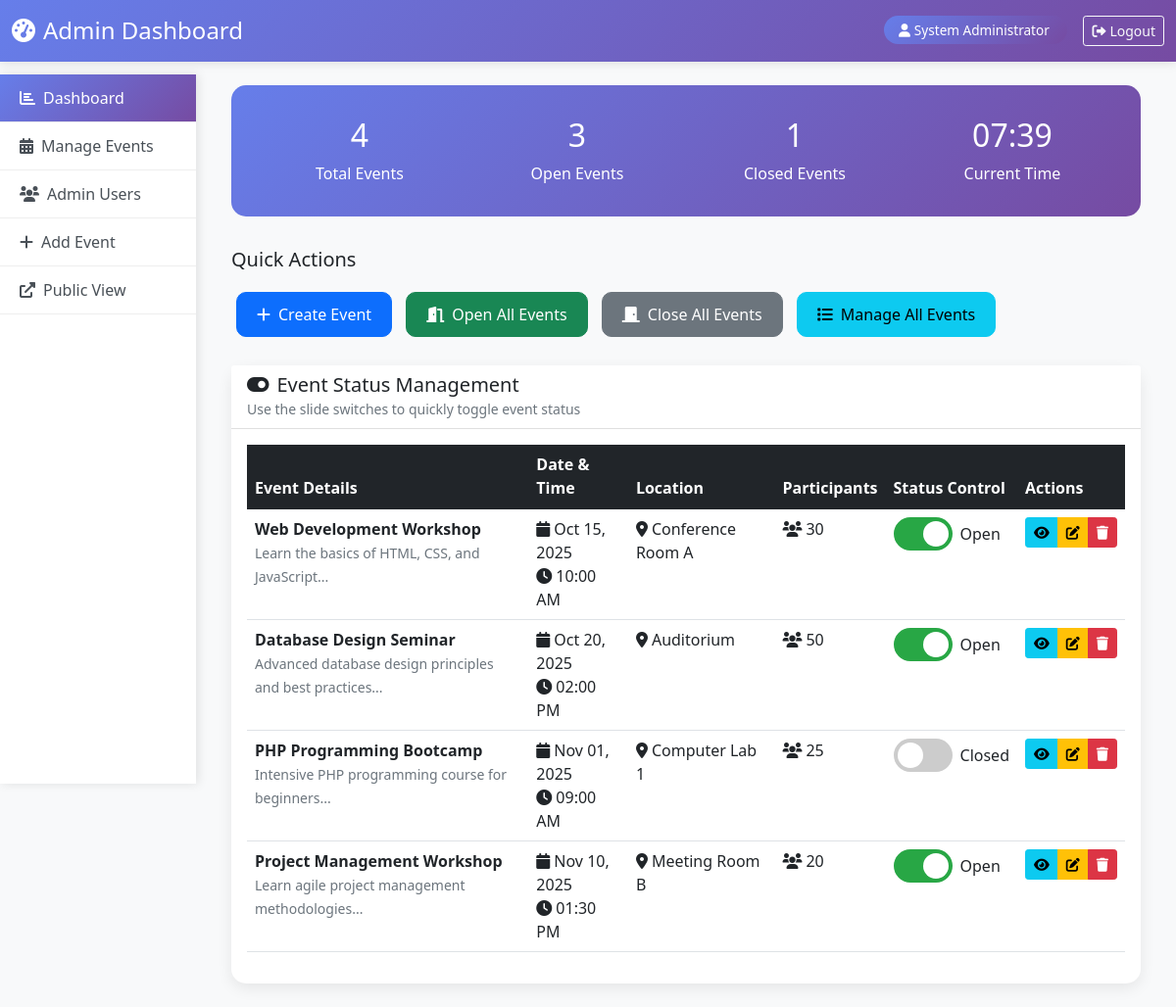
The app's page /admin-dashboard.php (signed in) with its own data.
### tables this page shows
CREATE TABLE IF NOT EXISTS events (
    id INT AUTO_INCREMENT PRIMARY KEY,
    title VARCHAR(255) NOT NULL,
    description TEXT,
    event_date DATE NOT NULL,
    event_time TIME NOT NULL,
    location VARCHAR(255) NOT NULL,
    status ENUM('open', 'closed') DEFAULT 'open',
    max_participants INT DEFAULT 0,
    created_at TIMESTAMP DEFAULT CURRENT_TIMESTAMP,
    updated_at TIMESTAMP DEFAULT CURRENT_TIMESTAMP ON UPDATE CURRENT_TIMESTAMP
);

### classes/Admin.php (called while the page is built, shortened)
<?php
require_once 'config/database.php';
class Admin {
    public function __construct() {
        $database = new Database();
    }
    public function isLoggedIn() {
        return isset($_SESSION['admin_id']) && isset($_SESSION['admin_username']);
    }
    public function getCurrentAdmin() {
        if ($this->isLoggedIn()) {
            return [
                'id' => $_SESSION['admin_id'],
                'username' => $_SESSION['admin_username'],
                'full_name' => $_SESSION['admin_name'],
                'email' => $_SESSION['admin_email']
            ];
        }
        return null;
    }
}
?>

### config/database.php (called while the page is built, shortened)
<?php
class Database {
    private $host = 'localhost';
    private $username = 'root';
    private $password = '';
    private $database = 'event_management';
    private $connection;
    private function connect() {
        try {
            $this->connection = new PDO(
                "mysql:host={$this->host};dbname={$this->database}",
                $this->username,
                $this->password,
                [
                    PDO::ATTR_ERRMODE => PDO::ERRMODE_EXCEPTION,
                    PDO::ATTR_DEFAULT_FETCH_MODE => PDO::FETCH_ASSOC
                ]
            );
        } catch (PDOException $e) {
            die("Connection failed: " . $e->getMessage());
        }
    }
    public function getConnection() {
        return $this->connection;
    }
}
?>

### classes/Event.php (called while the page is built, shortened)
<?php
require_once 'config/database.php';
class Event {
    private $db;
    private $table = 'events';
    public function __construct() {
        $database = new Database();
        $this->db = $database->getConnection();
    }
    public function readAll() {
        try {
            $sql = "SELECT * FROM {$this->table} ORDER BY event_date ASC, event_time ASC";
            $stmt = $this->db->prepare($sql);
            $stmt->execute();
            return $stmt->fetchAll();
        } catch (PDOException $e) {
            error_log("Error reading events: " . $e->getMessage());
            return [];
        }
    }
    public function getByStatus($status) {
        try {
            $sql = "SELECT * FROM {$this->table} WHERE status = :status ORDER BY event_date ASC, event_time ASC";
            $stmt = $this->db->prepare($sql);
            $stmt->bindParam(':status', $status);
            $stmt->execute();
            return $stmt->fetchAll();
        } catch (PDOException $e) {
            error_log("Error reading events by status: " . $e->getMessage());
            return [];
        }
    }
}
?>

### admin-dashboard.php (the view, shortened to what this page needs)
<?php
require_once 'classes/Admin.php';
require_once 'classes/Event.php';
$admin = new Admin();
$admin->requireAuth();
$event = new Event();
$events = $event->readAll();
$openEvents = $event->getByStatus('open');
$closedEvents = $event->getByStatus('closed');
$currentAdmin = $admin->getCurrentAdmin();
?>
<!DOCTYPE html>
<html lang="en">
<head>
    <link href="https://cdn.jsdelivr.net/npm/bootstrap@5.1.3/dist/css/bootstrap.min.css" rel="stylesheet">
    <link href="https://cdnjs.cloudflare.com/ajax/libs/font-awesome/6.0.0/css/all.min.css" rel="stylesheet">
</head>
<body>
    <div class="admin-header">
        <div class="container-fluid">
            <div class="row align-items-center">
                <div class="col-md-6">
                    <h4 class="mb-0">
                        <i class="fas fa-tachometer-alt me-2"></i>Admin Dashboard
                    </h4>
                </div>
                <div class="col-md-6 text-end">
                    <span class="admin-badge me-3">
                        <i class="fas fa-user me-1"></i><?php echo htmlspecialchars($currentAdmin['full_name']); ?>
                    </span>
                    <a href="logout.php" class="btn btn-outline-light btn-sm">
                        <i class="fas fa-sign-out-alt me-1"></i>Logout
                    </a>
                </div>
            </div>
        </div>
    </div>
    <div class="container-fluid">
        <div class="row">
            <div class="col-md-3 col-lg-2 px-0">
                <div class="admin-sidebar">
                    <a href="admin-dashboard.php" class="sidebar-item active">
                        <i class="fas fa-chart-bar me-2"></i>Dashboard
                    </a>
                    <a href="admin-events.php" class="sidebar-item">
                        <i class="fas fa-calendar-alt me-2"></i>Manage Events
                    </a>
                    <a href="admin-users.php" class="sidebar-item">
                        <i class="fas fa-users me-2"></i>Admin Users
                    </a>
                    <a href="create.php" class="sidebar-item">
                        <i class="fas fa-plus me-2"></i>Add Event
                    </a>
                    <a href="index.php" class="sidebar-item" target="_blank">
                        <i class="fas fa-external-link-alt me-2"></i>Public View
                    </a>
                </div>
            </div>
            <div class="col-md-9 col-lg-10">
                <div class="p-4">
                    <div class="admin-stats">
                        <div class="row text-center">
                            <div class="col-md-3">
                                <h2><?php echo count($events); ?></h2>
                                <p class="mb-0">Total Events</p>
                            </div>
                            <div class="col-md-3">
                                <h2><?php echo count($openEvents); ?></h2>
                                <p class="mb-0">Open Events</p>
                            </div>
                            <div class="col-md-3">
                                <h2><?php echo count($closedEvents); ?></h2>
                                <p class="mb-0">Closed Events</p>
                            </div>
                            <div class="col-md-3">
                                <h2><?php echo date('H:i'); ?></h2>
                                <p class="mb-0">Current Time</p>
                            </div>
                        </div>
                    </div>
                    <div class="row mb-4">
                        <div class="col-md-12">
                            <h5 class="mb-3">Quick Actions</h5>
                            <a href="create.php" class="btn btn-primary quick-action-btn">
                                <i class="fas fa-plus me-2"></i>Create Event
                            </a>
                            <button class="btn btn-success quick-action-btn" onclick="openAllEvents()">
                                <i class="fas fa-door-open me-2"></i>Open All Events
                            </button>
                            <button class="btn btn-secondary quick-action-btn" onclick="closeAllEvents()">
                                <i class="fas fa-door-closed me-2"></i>Close All Events
                            </button>
                            <a href="admin-events.php" class="btn btn-info quick-action-btn">
                                <i class="fas fa-list me-2"></i>Manage All Events
                            </a>
                        </div>
                    </div>
                    <div class="row">
                        <div class="col-md-12">
                            <div class="dashboard-card card">
                                <div class="card-header bg-white">
                                    <h5 class="mb-0">
                                        <i class="fas fa-toggle-on me-2"></i>Event Status Management
                                    </h5>
                                    <small class="text-muted">Use the slide switches to quickly toggle event status</small>
                                </div>
                                <div class="card-body">
                                    <?php if (empty($events)): ?>
                                        <div class="text-center py-5">
                                            <i class="fas fa-calendar-times fa-5x text-muted mb-3"></i>
                                            <h4 class="text-muted">No Events Found</h4>
                                            <p class="text-muted">Start by creating your first event!</p>
                                            <a href="create.php" class="btn btn-primary">
                                                <i class="fas fa-plus me-2"></i>Create Event
                                            </a>
                                        </div>
                                    <?php else: ?>
                                        <div class="table-responsive">
                                            <table class="table table-hover">
                                                <thead class="table-dark">
                                                    <tr>
                                                        <th>Event Details</th>
                                                        <th>Date & Time</th>
                                                        <th>Location</th>
                                                        <th>Participants</th>
                                                        <th>Status Control</th>
                                                        <th>Actions</th>
                                                    </tr>
                                                </thead>
                                                <tbody>
                                                    <?php foreach ($events as $eventData): ?>
                                                        <tr class="event-row" id="event-row-<?php echo $eventData['id']; ?>">
                                                            <td>
                                                                <strong><?php echo htmlspecialchars($eventData['title']); ?></strong>
                                                                <?php if (!empty($eventData['description'])): ?>
                                                                    <br><small class="text-muted"><?php echo htmlspecialchars(substr($eventData['description'], 0, 60)); ?>...</small>
                                                                <?php endif; ?>
                                                            </td>
                                                            <td>
                                                                <i class="fas fa-calendar me-1"></i><?php echo date('M d, Y', strtotime($eventData['event_date'])); ?><br>
                                                                <i class="fas fa-clock me-1"></i><?php echo date('h:i A', strtotime($eventData['event_time'])); ?>
                                                            </td>
                                                            <td>
                                                                <i class="fas fa-map-marker-alt me-1"></i><?php echo htmlspecialchars($eventData['location']); ?>
                                                            </td>
                                                            <td>
                                                                <i class="fas fa-users me-1"></i><?php echo $eventData['max_participants']; ?>
                                                            </td>
                                                            <td>
                                                                <div class="d-flex align-items-center">
                                                                    <label class="status-switch me-2">
                                                                        <span class="slider round"></span>
                                                                    </label>
                                                                    <span class="status-text" id="status-text-<?php echo $eventData['id']; ?>">
                                                                        <?php echo $eventData['status'] === 'open' ? 'Open' : 'Closed'; ?>
                                                                    </span>
                                                                </div>
                                                            </td>
                                                            <td>
                                                                <div class="btn-group" role="group">
                                                                    <a href="view.php?id=<?php echo $eventData['id']; ?>"
                                                                       class="btn btn-info btn-sm" title="View">
                                                                        <i class="fas fa-eye"></i>
                                                                    </a>
                                                                    <a href="edit.php?id=<?php echo $eventData['id']; ?>"
                                                                       class="btn btn-warning btn-sm" title="Edit">
                                                                        <i class="fas fa-edit"></i>
                                                                    </a>
                                                                    <a href="actions.php?action=delete&id=<?php echo $eventData['id']; ?>"
                                                                       class="btn btn-danger btn-sm" title="Delete"
                                                                       onclick="return confirm('Are you sure you want to delete this event?')">
                                                                        <i class="fas fa-trash"></i>
                                                                    </a>
                                                                </div>
                                                            </td>
                                                        </tr>
                                                    <?php endforeach; ?>
                                                </tbody>
                                            </table>
                                        </div>
                                    <?php endif; ?>
                                </div>
                            </div>
                        </div>
                    </div>
                </div>
            </div>
        </div>
    </div>
    <div class="toast-container position-fixed bottom-0 end-0 p-3">
    </div>
</body>
</html>

### records on screen
events: title "Web Development Workshop", description "Learn the basics of HTML, CSS, and JavaScript", event_date "Oct 15, 2025", event_time "10:00 AM", location "Conference Room A", max_participants "30", status "Open"
events: title "Database Design Seminar", description "Advanced database design principles and best practices", event_date "Oct 20, 2025", event_time "02:00 PM", location "Auditorium", max_participants "50", status "Open"
events: title "PHP Programming Bootcamp", description "Intensive PHP programming course for beginners", event_date "Nov 01, 2025", event_time "09:00 AM", location "Computer Lab 1", max_participants "25", status "Closed"
events: title "Project Management Workshop", description "Learn agile project management methodologies", event_date "Nov 10, 2025", event_time "01:30 PM", location "Meeting Room B", max_participants "20", status "Open"

### other values on screen
$currentAdmin['full_name'] "System Administrator"
count($events) "4"
count($openEvents) "3"
count($closedEvents) "1"
